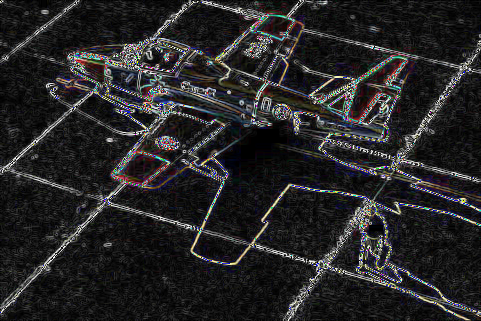
#> input picture Assignment1/product_img/37073_Sobel.bmp, 481 x 321 px, given in place of out.png, which was not available
$ python evaluate.py out.png product_img/37073_Sobel.bmp
#> lines starting #> are read from the running program, lines starting #| are printed output that depends on the picture; after the words box and inside, x2 and y2 are one past the last pixel; in counts of white or black regions, pixels touching at a corner belong together; pictures that were not available may be replaced by others from this repository, and a replacement may not be noted
# -*- coding: utf-8 -*-
"""
Created on Fri Mar 25 17:43:50 2016

@author: Apurva Pathak
"""

import cv2
import numpy as np
import argparse

def evaluate(f_img,f_gt):
#> called with f_img = 'out.png', f_gt = 'product_img/37073_Sobel.bmp'
    accuracy=0.0
    img=cv2.imread(f_img,0);
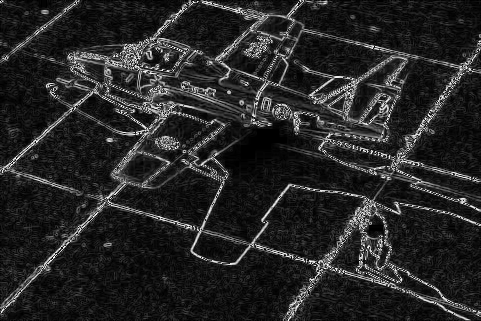
#> img: shape (321, 481); min 0, max 255, mean 37.9
    gt=cv2.imread(f_gt,0);

    (m,n)=np.shape(img)
#> m = 321; n = 481

    for i in range(m):
        for j in range(n):
            if(gt[i,j]>=100):
                gt[i,j]=1
            else:
                gt[i,j]=0
            if(img[i,j]>=100):
                img[i,j]=1
            else:
                img[i,j]=0
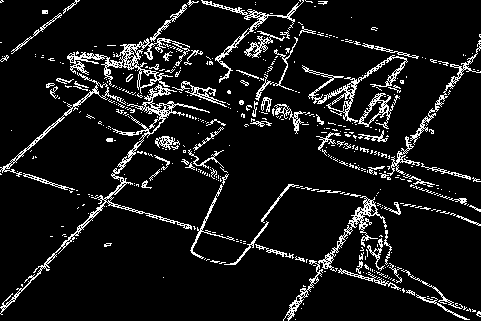
#> gt: shape (321, 481); values 0 (black) and 1 (white), 9.2% white in thin lines or dots
    f=3 #Filter size
    for i in range(m-f):
        for j in range(n-f):
            im=img[i:i+f,j:j+f]
            gtr=gt[i:i+f,j:j+f]
            if((np.sum(im)==0 and np.sum(gtr)!=0) or (np.sum(gtr)==0 and np.sum(im)!=0)):
                accuracy-=1
            else:
                accuracy+=1
#> after the loop, accuracy = 152004

    if accuracy<0:
        accuracy=0
    return accuracy/(m*n)


def main():
    parser=argparse.ArgumentParser()
    parser.add_argument('output_file_name',help='File name of the image containing the edges.')
    parser.add_argument('ground_truth_file_name',help='File name of the ground truth.')
    args=parser.parse_args()
    print('Accuracy: ' + str(evaluate(args.output_file_name,args.ground_truth_file_name)))


if __name__ == "__main__":
    main()

$ run again, on Assignment1/product_img/8023_Sobel.bmp
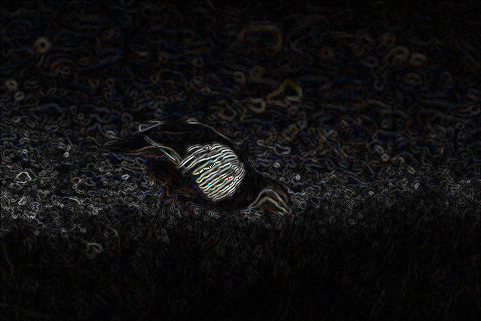
#> input picture Assignment1/product_img/8023_Sobel.bmp, 481 x 321 px, given in place of out.png, which was not available
#> after the loop in evaluate, `for i in range(m):`:
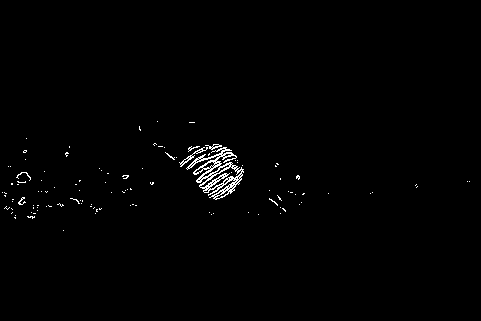
#> gt: shape (321, 481); values 0 (black) and 1 (white), 0.98% white in thin lines or dots, all inside (x1, y1, x2, y2) = (2, 121, 470, 231)
#> after the loop in evaluate, `for i in range(m-f):`: accuracy = 152004
